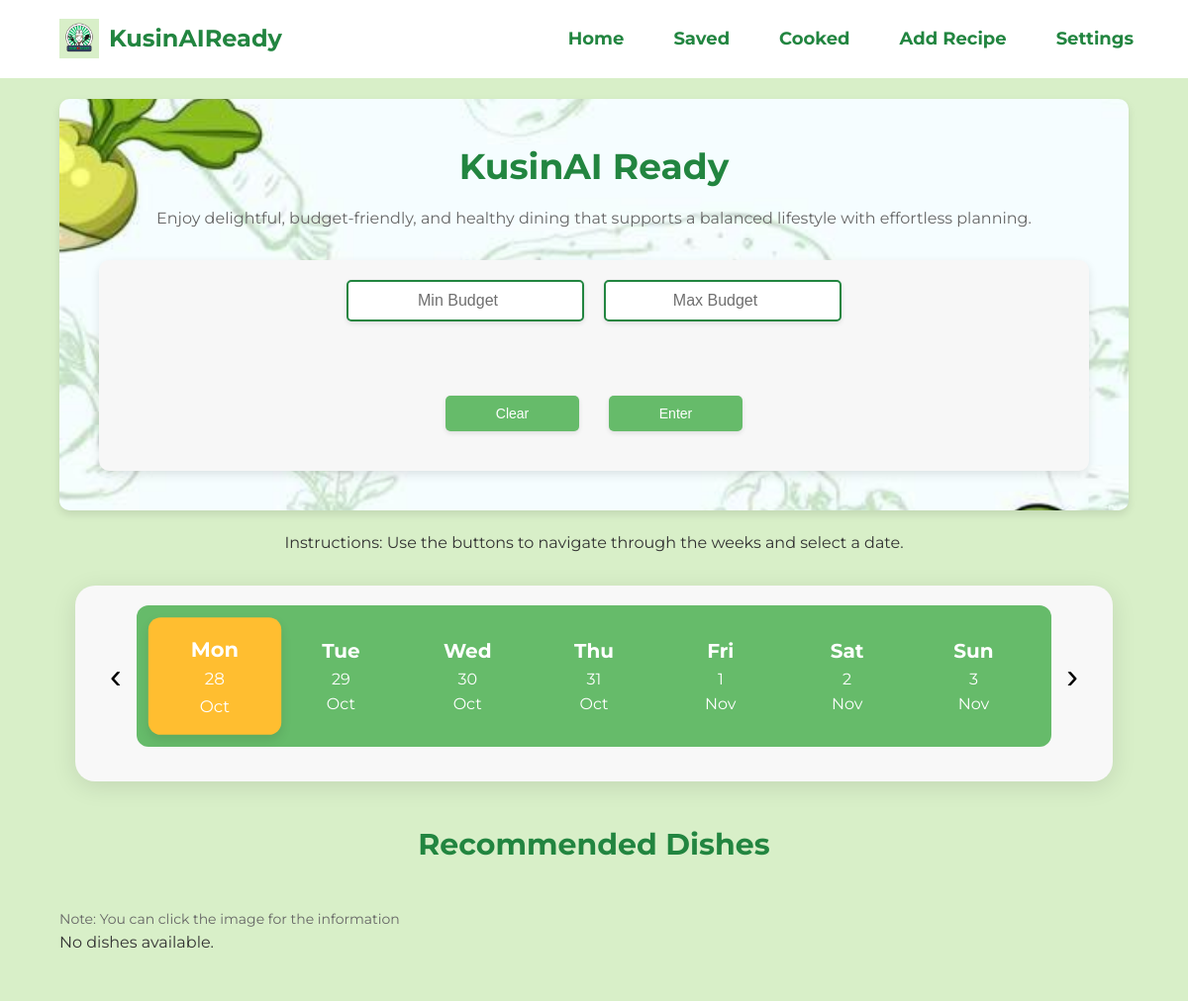
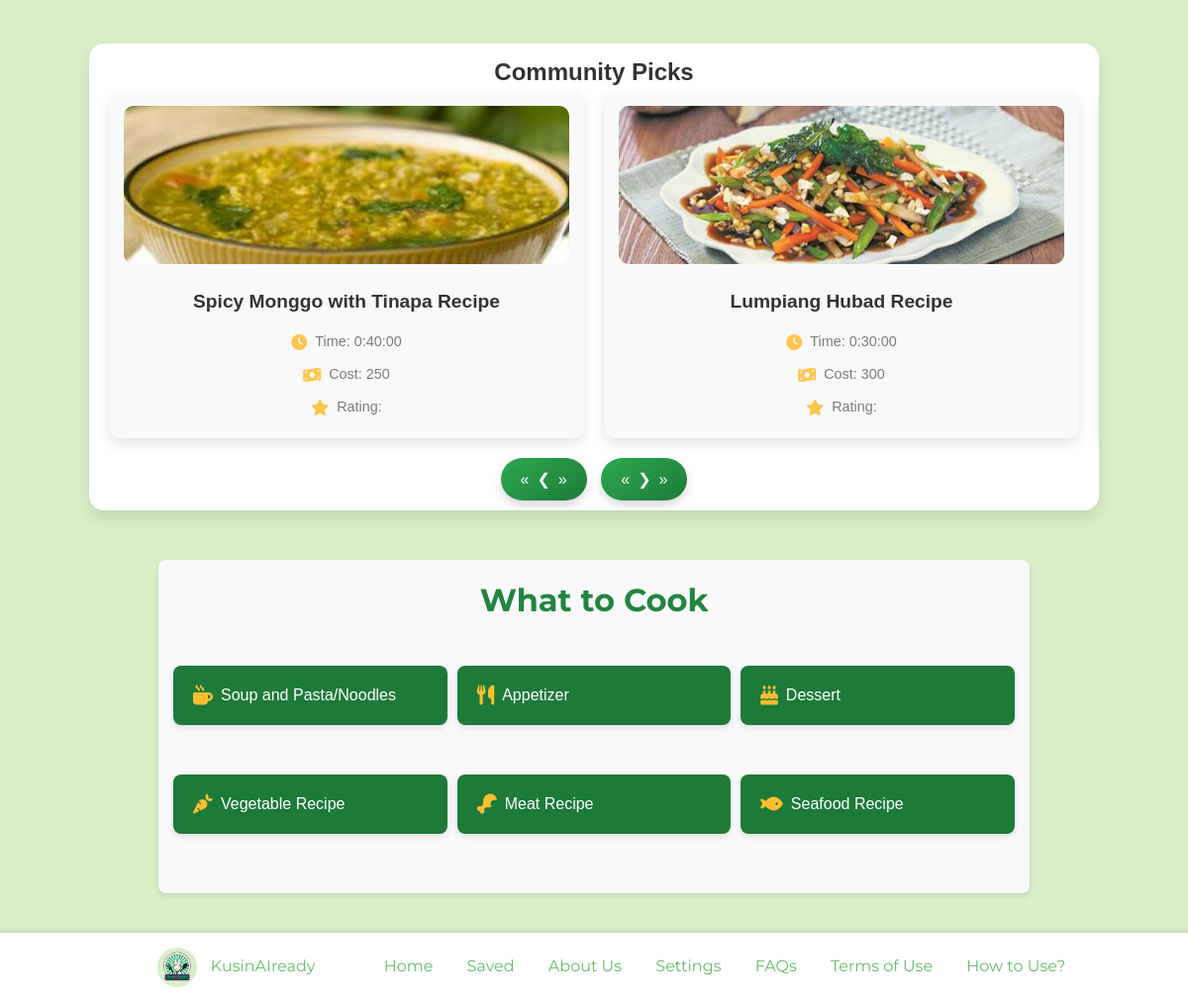
The app's page /home/ (signed in) with its own data (2 pictures, top to bottom).
### kusinaiapp/models.py (models this page shows, shortened)
class Dish(models.Model):
    id = models.AutoField(primary_key=True)
    dish_name = models.CharField(max_length=200)
    preparation_time = models.DurationField()
    ingredient_list = models.JSONField(null=True, blank=True)  # Allow NULL and blank
    number_of_servings = models.CharField(max_length=50)
    procedure = models.TextField()
    nutritional_guide = models.TextField()
    skills_needed = models.CharField(max_length=200)
    age_range_that_can_eat = models.JSONField()
    cost = models.IntegerField()
    dish_image = models.ImageField(upload_to='dish_images/')
    meal_type = models.ManyToManyField(MealType)
    approved = models.BooleanField(default=False)

### kusinaiapp/views.py (the view, shortened to what this page needs)
# urls.py: path('home/', views.home, name='home'),
@login_required
def home(request):
    min_budget = request.GET.get('min_budget', '')
    max_budget = request.GET.get('max_budget', '')
    meal_type_filter = request.GET.get('meal_type', '')
    print(f"Received filters - Min Budget: {min_budget}, Max Budget: {max_budget}, Meal Type: {meal_type_filter}")
    meal_type_filters = meal_type_filter.split(',') if meal_type_filter else []
    print(f"Meal Type Filters: {meal_type_filters}")
    appuser_id = request.user.appuser.id
    recommender = RecommendationSystem(appuser_id)
    recommendations = recommender.get_recommendations()  # Existing logic for recommendations
    print("Recommendations:", [dish.dish_name for dish in recommendations])  # Addition from Code 1
    print(f"Number of recommendations: {len(recommendations)}")  # Addition from Code 1
    dishes = Dish.objects.filter(approved=True, id__in=[dish.id for dish in recommendations]).order_by('dish_name')
    print(f"Initial approved and recommended dishes count: {dishes.count()}")
    if meal_type_filters:
        dishes = dishes.filter(meal_type__name__in=meal_type_filters).distinct()
        print(f"Filtered dishes count after meal type filter: {dishes.count()}")
    paginator = Paginator(dishes, 9)  # Show 9 dishes per page
    page_number = request.GET.get('page')
    page_obj = paginator.get_page(page_number)
    print(f"Paginated dishes: Showing page {page_number} with {len(page_obj)} items.")
    community_picks = (Dish.objects
                       .filter(approved=True)
                       .annotate(avg_rating=Avg('cookeddish__rating'))
                       .order_by('-avg_rating')[:10])
    print(f"Top community picks count: {community_picks.count()}")
    slides = [community_picks[i:i + 2] for i in range(0, len(community_picks), 2)]
    context = {
        'dishes': page_obj,
        'min_budget': min_budget,
        'max_budget': max_budget,
        'selected_meal_type': meal_type_filter,  # Pass the string of selected meal types
        'page_obj': page_obj,
        'meal_types': Dish.objects.values_list('meal_type__name', flat=True).distinct(),  # Fetch distinct meal types
        'slides': slides,  # Pass the slides to the template
        'recommendations': recommendations,
    }
    return render(request, 'home.html', context)

### kusinaiapp/recommendation.py (called while the page is built, shortened)
    def prepare_data(self):
        self.users = list(AppUser.objects.all())
        self.dishes = list(Dish.objects.all())
        self.user_features = self.create_user_feature_matrix()
        self.dish_features = self.create_dish_feature_matrix()
        self.similarity_matrix = cosine_similarity(self.user_features, self.dish_features)

    def create_user_feature_matrix(self):
        user_data = []
        for user in self.users:
            preferences = user.meal_preference or []
            features = [
                int('appetizer' in preferences),
                int('soup and pasta/noodles' in preferences),
                int('vegetable_recipe' in preferences),
                int('seafood_recipe' in preferences),
                int('meat_recipe' in preferences),
                int('dessert' in preferences),
            ]
            user_data.append(features)
        return np.array(user_data)

    def create_dish_feature_matrix(self):
        dish_data = []
        for dish in self.dishes:
            features = [
                int(dish.meal_type.filter(name='appetizer').exists()),
                int(dish.meal_type.filter(name='soup and pasta/noodles').exists()),
                int(dish.meal_type.filter(name='vegetable_recipe').exists()),
                int(dish.meal_type.filter(name='seafood_recipe').exists()),
                int(dish.meal_type.filter(name='meat_recipe').exists()),
                int(dish.meal_type.filter(name='dessert').exists()),
            ]
            dish_data.append(features)
        return np.array(dish_data)

    def exclude_cooked_dishes(self, recommendations):
        cooked_dishes = set(self.get_user_liked_dishes())
        return [dish for dish in recommendations if dish.dish_name not in cooked_dishes]

    def filter_by_allergies(self, recommendations, allergies):
        allergies = allergies or []
        filtered_recommendations = []
        eliminated_count = 0  # Counter for eliminated dishes
        print(f"Number of dishes not recommended due to allergies: {eliminated_count}")
        return filtered_recommendations

    def parse_family_size(self, size_str):
        if size_str:
            parts = size_str.split('-')
            if len(parts) == 2:
                return int(parts[0]), int(parts[1])
        return 0, 0

    def update_recommendations(self, user, recommendations):
        return recommendations

### templates/home.html (shortened to what this page needs)
<!DOCTYPE html>
<html lang="en">
<head>
    {% load static %}
    <link rel="stylesheet" href="{% static 'css/style.css' %}">
    <link rel="stylesheet" href="https://cdnjs.cloudflare.com/ajax/libs/font-awesome/6.0.0-beta3/css/all.min.css">
    <link href="https://cdnjs.cloudflare.com/ajax/libs/font-awesome/6.0.0-beta3/css/all.min.css" rel="stylesheet">
    <link rel="stylesheet" href="https://cdn.jsdelivr.net/npm/flatpickr/dist/flatpickr.min.css">
</head>
<body>
    <header>
        <div class="logo">
            <img src="{% static 'images/logo.png' %}" alt="KusinAIReady Logo">
            KusinAIReady
        </div>
        <div class="nav-menu">
            <div class="nav-links">
                <a href="{% url 'home' %}">Home</a>
                <a href="{% url 'saved' %}">Saved</a>
                <a href="{% url 'cooked' %}">Cooked</a>
                <a href="{% url 'addrecipe' %}">Add Recipe</a>
                <a href="{% url 'settings' %}">Settings</a>
            </div>
        </div>
    </header>
    <main>
        <section class="budget">
            <div class="budget-header">
                <h1>KusinAI Ready</h1>
                <p>Enjoy delightful, budget-friendly, and healthy dining that supports a balanced lifestyle with effortless planning.</p>
            </div>
            <form method="GET" action="{% url 'home' %}" onsubmit="validateBudgetForm(event)">
                <div class="budget-form">
                    <div class="budget-form-group">
                        <input type="number" id="min-budget" name="min_budget" min="100" max="1000" value="{{ min_budget }}" placeholder="Min Budget" required>
                        <input type="number" id="max-budget" name="max_budget" min="100" max="1000" value="{{ max_budget }}" placeholder="Max Budget" required>
                    </div>
                    <div class="budget-buttons">
                        <button type="button" class="clear" onclick="clearFilters()">Clear</button>
                        <button type="submit" class="filter">Enter</button>
                    </div>
            </form>
        </section>
        <p class="calendar-instructions">Instructions: Use the buttons to navigate through the weeks and select a date.</p>
        <section class="seven-day-calendar">
            <div class="calendar-nav">
                <button class="nav-btn" id="prev-week">&#8249;</button>
                <div class="week-days" id="week-days">
                </div>
                <button class="nav-btn" id="next-week">&#8250;</button>
            </div>
        </section>
        <section class="recommend">
            <h2>Recommended Dishes{% if selected_meal_type and selected_meal_type != 'Recommended Dishes' %} - {{ selected_meal_type }}{% endif %}</h2>
            <p class="note">Note: You can click the image for the information</p>
            <div class="dish-grid"  id="dish-grid">
                {% for dish in dishes %}
                <div class="dish-card" onclick="window.location.href='{% url 'homedish' dish.id %}?referrer={{ request.get_full_path }}&selected_date=' + encodeURIComponent(document.getElementById('saved_date').value)">
                    <div class="image-container">
                        <img src="{{ dish.dish_image.url }}" alt="{{ dish.dish_name }}">
                    </div>
                    <h3>{{ dish.dish_name }}</h3>
                    <p class="prep-time">
                        <i class="fas fa-clock" style="color: #FFBE30;"></i> Time: {{ dish.preparation_time }}
                    </p>
                    <p>
                        <i class="fas fa-money-bill-wave" style="color: #FFBE30;"></i> Cost: {{ dish.cost }}
                    </p>
                    <button type="button" onclick="event.stopPropagation(); openModal('{{ dish.id }}', '{{ selected_meal_type }}', '{{ min_budget }}', '{{ max_budget }}')">
                        <i class="fas fa-plus"></i>
                    </button>
                </div>
                {% empty %}
                <p>No dishes available.</p>
                {% endfor %}
            </div>
        </section>
<section class="community-picks">
    <h2>Community Picks</h2>
    <div class="slides">
        {% for slide in slides %}
        <div class="slide">
            {% for dish in slide %}
            <div class="community-dish-card" onclick="window.location.href='{% url 'homedish' dish.id %}?referrer={{ request.get_full_path }}&selected_date=' + encodeURIComponent(document.getElementById('saved_date').value)">
                <div class="image-container">
                    <img src="{{ dish.dish_image.url }}" alt="{{ dish.dish_name }}">
                </div>
                <h3>{{ dish.dish_name }}</h3>
                <p class="prep-time">
                    <i class="fas fa-clock" style="color: #FFBE30;"></i> Time: {{ dish.preparation_time }}
                </p>
                <p>
                    <i class="fas fa-money-bill-wave" style="color: #FFBE30;"></i> Cost: {{ dish.cost }}
                </p>
                <p>
                    <i class="fas fa-star" style="color: #FFBE30;"></i> Rating: {{ dish.avg_rating|floatformat:1 }}
                </p>
            </div>
            {% empty %}
            <p>No community picks available.</p>
            {% endfor %}
        </div>
        {% endfor %}
    </div>
    <div class="slideshow-pagination">
        <button class="prev" onclick="plusSlides(-1)">&#10094;</button>
        <button class="next" onclick="plusSlides(1)">&#10095;</button>
    </div>
</section>
<section class="what-to-cook">
    <h2>What to Cook</h2>
    <form id="mealTypeForm" method="GET" action="{% url 'home' %}">
        <button type="button" onclick="toggleMealType('Soup and Pasta/Noodles')"
                {% if 'Soup and Pasta/Noodles' in selected_meal_type %}class="selected"{% endif %}>
            <i class="fas fa-mug-hot"></i> Soup and Pasta/Noodles
        </button>
        <button type="button" onclick="toggleMealType('Appetizer')"
                {% if 'Appetizer' in selected_meal_type %}class="selected"{% endif %}>
            <i class="fas fa-utensils"></i> Appetizer
        </button>
        <button type="button" onclick="toggleMealType('Dessert')"
                {% if 'Dessert' in selected_meal_type %}class="selected"{% endif %}>
            <i class="fas fa-cake"></i> Dessert
        </button>
        <button type="button" onclick="toggleMealType('Vegetable Recipe')"
                {% if 'Vegetable Recipe' in selected_meal_type %}class="selected"{% endif %}>
            <i class="fas fa-carrot"></i> Vegetable Recipe
        </button>
        <button type="button" onclick="toggleMealType('Meat Recipe')"
                {% if 'Meat Recipe' in selected_meal_type %}class="selected"{% endif %}>
            <i class="fas fa-drumstick-bite"></i> Meat Recipe
        </button>
        <button type="button" onclick="toggleMealType('Seafood Recipe')"
                {% if 'Seafood Recipe' in selected_meal_type %}class="selected"{% endif %}>
            <i class="fas fa-fish"></i> Seafood Recipe
        </button>
    </form>
</section>
    </main>
    <footer>
        <div class="footer-left">
            <img src="{% static 'images/logo.png' %}" alt="Logo" class="footer-logo">
            KusinAIready
        </div>
        <div class="footer-right">
            <a href="{% url 'home' %}">Home</a>
            <a href="{% url 'saved' %}">Saved</a>
            <a href="{% url 'about' %}">About Us</a>
            <a href="{% url 'settings' %}">Settings</a>
            <a href="{% url 'faqs' %}">FAQs</a>
            <a href="{% url 'terms' %}">Terms of Use</a>
            <a href="{% url 'tutorial' %}">How to Use?</a>
        </div>
    </footer>
</body>
</html>

### records on screen
Dish: dish_image (placeholder picture), dish_name "Spicy Monggo with Tinapa Recipe", preparation_time "0:40:00", cost "250"
Dish: dish_image (placeholder picture), dish_name "Lumpiang Hubad Recipe", preparation_time "0:30:00", cost "300"
